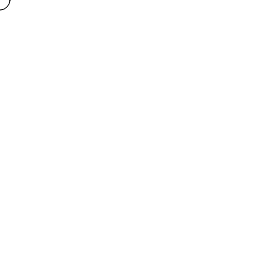
Frame 1 (no input)
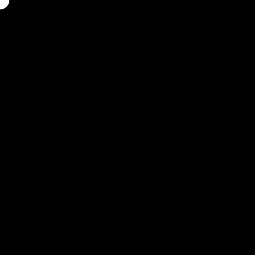
Frame 60 (no input)
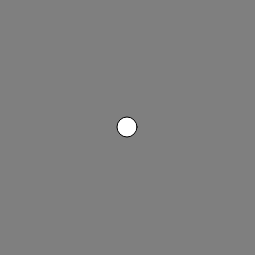
Frame 120 (the mouse pressed at the canvas centre since frame 60)

The p5.js sketch that drew these frames (run headless with seeded random() and noise() and a simulated clock; from frame 60 on, the mouse is pressed at the canvas centre):

// p5.js sketch
// ── sketch.js
var ellipse;
var r, g, b;
var mr, mg, mb;
function setup() {
  createCanvas(255, 255);
  
}

function draw() {
  background(r, g, b);
  r = mouseY;
  g = mouseX;
  b = mouseX;
  mr = mouseX;
  mg = mouseY;
  mg = mouseY;
  ellipse(mouseX, mouseY, 20, 20);
  
}
